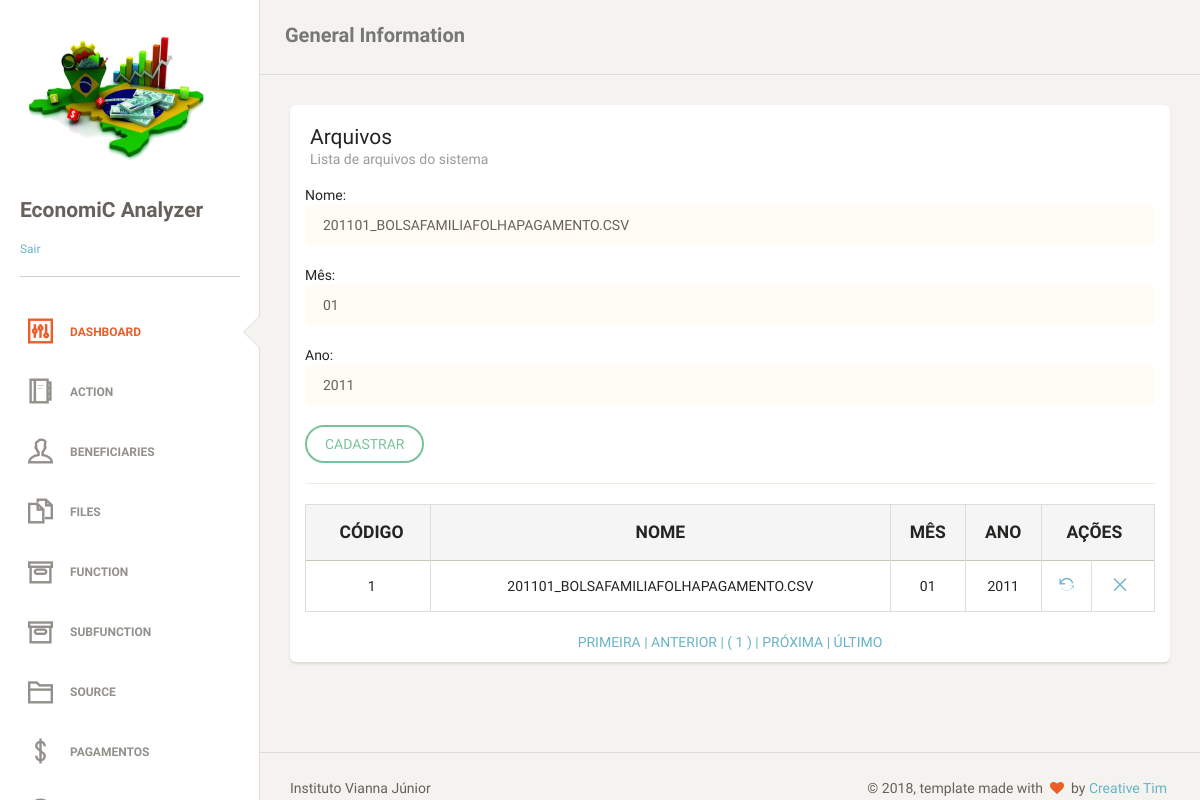
The page /files.php?act=upd&id=1 (signed in) on the database its author committed.
### tables this page shows
CREATE TABLE `tb_files` (
  `id_file` int(11) NOT NULL AUTO_INCREMENT,
  `str_name_file` varchar(45) NOT NULL,
  `str_month` varchar(2) DEFAULT NULL,
  `str_year` varchar(4) DEFAULT NULL,
  PRIMARY KEY (`id_file`),
  UNIQUE KEY `str_name_file_UNIQUE` (`str_name_file`)
);

### classes/files.php (called while the page is built)
<?php
class files
{
    private $id_file;
    private $str_name_file;
    private $str_month;
    private $str_year;
    public function __construct($id_file, $str_name_file, $str_month, $str_year)
    {
        $this->id_file = $id_file;
        $this->str_name_file = $str_name_file;
        $this->str_month = $str_month;
        $this->str_year = $str_year;
    }
    public function getIdFile()
    {
        return $this->id_file;
    }
    public function setIdFile($id_file)
    {
        $this->id_file = $id_file;
    }
    public function getStrNameFile()
    {
        return $this->str_name_file;
    }
    public function setStrNameFile($str_name_file)
    {
        $this->str_name_file = $str_name_file;
    }
    public function getStrMonth()
    {
        return $this->str_month;
    }
    public function setStrMonth($str_month)
    {
        $this->str_month = $str_month;
    }
    public function getStrYear()
    {
        return $this->str_year;
    }
    public function setStrYear($str_year)
    {
        $this->str_year = $str_year;
    }
}

### files.php (the view, shortened to what this page needs)
<?php
require_once "classes/template.php";
require_once "dao/filesDAO.php";
require_once "classes/files.php";
$object = new filesDAO();
if ($_SERVER['REQUEST_METHOD'] == 'POST') {
    $id = (isset($_POST["id"]) && $_POST["id"] != null) ? $_POST["id"] : "";
    $str_name_file = (isset($_POST["str_name_file"]) && $_POST["str_name_file"] != null) ? $_POST["str_name_file"] : "";
    $str_month = (isset($_POST["str_month"]) && $_POST["str_month"] != null) ? $_POST["str_month"] : "";
    $str_year = (isset($_POST["str_year"]) && $_POST["str_year"] != null) ? $_POST["str_year"] : "";
} else if (!isset($id)) {
    $id = (isset($_GET["id"]) && $_GET["id"] != null) ? $_GET["id"] : "";
    $str_name_file = NULL;
    $str_month = NULL;
    $str_year = NULL;
}
if (isset($_REQUEST["act"]) && $_REQUEST["act"] == "upd" && $id != "") {
    $files = new files($id, '', '', '');
    $resultado = $object->atualizar($files);
    $str_name_file = $resultado->getStrNameFile();
    $str_month = $resultado->getStrMonth();
    $str_year = $resultado->getStrYear();
}
?>
<div class='content' xmlns="http://www.w3.org/1999/html">
    <div class='container-fluid'>
        <div class='row'>
            <div class='col-md-12'>
                <div class='card'>
                    <div class='header'>
                        <h4 class='title'>Arquivos</h4>
                        <p class='category'>Lista de arquivos do sistema</p>
                    </div>
                    <div class='content table-responsive'>
                        <form action="?act=save&id=" method="POST" name="form1">
                            Nome:
                            <input class="form-control" type="text" name="str_name_file" value="<?php
                            echo (isset($str_name_file) && ($str_name_file != null || $str_name_file != "")) ? $str_name_file : '';
                            ?>"/>
                            <br/>
                            Mês:
                            <input class="form-control" type="text" maxlength="2" name="str_month" value="<?php
                            echo (isset($str_month) && ($str_month != null || $str_month != "")) ? $str_month : '';
                            ?>"/>
                            <br/>
                            Ano:
                            <input class="form-control" type="text" maxlength="4" name="str_year" value="<?php
                            echo (isset($str_year) && ($str_year != null || $str_year != "")) ? $str_year : '';
                            ?>"/>
                            <br/>
                            <input class="btn btn-success" type="submit" value="CADASTRAR">
                            <hr>
                        </form>
                        <?php
                        $object->tabelapaginada();
                        ?>
                    </div>
                </div>
            </div>
        </div>
    </div>
</div>

### dao/filesDAO.php (shortened to what this page needs)
<?php
require_once "classes/files.php";
class filesDAO
{
    public function atualizar($files)
    {
        global $pdo;
        try {
            $statement = $pdo->prepare("SELECT id_file, str_name_file, str_month, str_year FROM tb_files WHERE id_file = :id");
            $statement->bindValue(":id", $files->getIdFile());
            if ($statement->execute()) {
                $rs = $statement->fetch(PDO::FETCH_OBJ);
                $files->setIdFile($rs->id_file);
                $files->setStrNameFile($rs->str_name_file);
                $files->setStrMonth($rs->str_month);
                $files->setStrYear($rs->str_year);
                return $files;
            } else {
                throw new PDOException("<script> alert('Não foi possível executar a declaração SQL !'); </script>");
            }
        } catch (PDOException $erro) {
            return "Erro: " . $erro->getMessage();
        }
    }
    public function tabelapaginada()
    {
        global $pdo;
        $endereco = $_SERVER ['PHP_SELF'];
        $pagina_atual = (isset($_GET['page']) && is_numeric($_GET['page'])) ? $_GET['page'] : 1;
        $linha_inicial = ($pagina_atual - 1) * QTDE_REGISTROS;
        $sql = "SELECT id_file, str_name_file, str_month, str_year FROM tb_files LIMIT {$linha_inicial}, " . QTDE_REGISTROS;
        $statement = $pdo->prepare($sql);
        $statement->execute();
        $dados = $statement->fetchAll(PDO::FETCH_OBJ);
        $sqlContador = "SELECT COUNT(*) AS total_registros FROM tb_files";
        $statement = $pdo->prepare($sqlContador);
        $statement->execute();
        $valor = $statement->fetch(PDO::FETCH_OBJ);
        $primeira_pagina = 1;
        $ultima_pagina = ceil($valor->total_registros / QTDE_REGISTROS);
        $pagina_anterior = ($pagina_atual > 1) ? $pagina_atual - 1 : 0;
        $proxima_pagina = ($pagina_atual < $ultima_pagina) ? $pagina_atual + 1 : 0;
        $range_inicial = (($pagina_atual - RANGE_PAGINAS) >= 1) ? $pagina_atual - RANGE_PAGINAS : 1;
        $range_final = (($pagina_atual + RANGE_PAGINAS) <= $ultima_pagina) ? $pagina_atual + RANGE_PAGINAS : $ultima_pagina;
        $exibir_botao_inicio = ($range_inicial < $pagina_atual) ? 'mostrar' : 'esconder';
        $exibir_botao_final = ($range_final > $pagina_atual) ? 'mostrar' : 'esconder';
        if (!empty($dados)):
            echo "
     <table class='table table-striped table-bordered'>
     <thead>
       <tr style='text-transform: uppercase;' class='active'>
        <th style='text-align: center; font-weight: bolder;'>Código</th>
        <th style='text-align: center; font-weight: bolder;'>Nome</th>
        <th style='text-align: center; font-weight: bolder;'>Mês</th>
        <th style='text-align: center; font-weight: bolder;'>Ano</th>
        <th style='text-align: center; font-weight: bolder;' colspan='2'>Ações</th>
       </tr>
     </thead>
     <tbody>";
            foreach ($dados as $file):
                echo "<tr>
        <td style='text-align: center'>$file->id_file</td>
        <td style='text-align: center'>$file->str_name_file</td>
        <td style='text-align: center'>$file->str_month</td>
        <td style='text-align: center'>$file->str_year</td>
        <td style='text-align: center'><a href='?act=upd&id=$file->id_file' title='Alterar'><i class='ti-reload'></i></a></td>
        <td style='text-align: center'><a href='?act=del&id=$file->id_file' title='Remover'><i class='ti-close'></i></a></td>
       </tr>";
            endforeach;
            echo "
</tbody>
     </table>
     <div class='box-paginacao' style='text-align: center'>
       <a class='box-navegacao  $exibir_botao_inicio' href='$endereco?page=$primeira_pagina' title='Primeira Página'> PRIMEIRA  |</a>
       <a class='box-navegacao  $exibir_botao_inicio' href='$endereco?page=$pagina_anterior' title='Página Anterior'> ANTERIOR  |</a>
";
            for ($i = $range_inicial; $i <= $range_final; $i++):
                $destaque = ($i == $pagina_atual) ? 'destaque' : '';
                echo "<a class='box-numero $destaque' href='$endereco?page=$i'> ( $i ) </a>";
            endfor;
            echo "<a class='box-navegacao $exibir_botao_final' href='$endereco?page=$proxima_pagina' title='Próxima Página'>| PRÓXIMA  </a>
                  <a class='box-navegacao $exibir_botao_final' href='$endereco?page=$ultima_pagina'  title='Última Página'>| ÚLTIMO  </a>
     </div>";
        else:
            echo "<p class='bg-danger'>Nenhum registro foi encontrado!</p>
     ";
        endif;
    }
}

### rows shown on the page
tb_files: str_name_file "201101_BOLSAFAMILIAFOLHAPAGAMENTO.CSV", str_month "01", str_year "2011", id_file "1"
